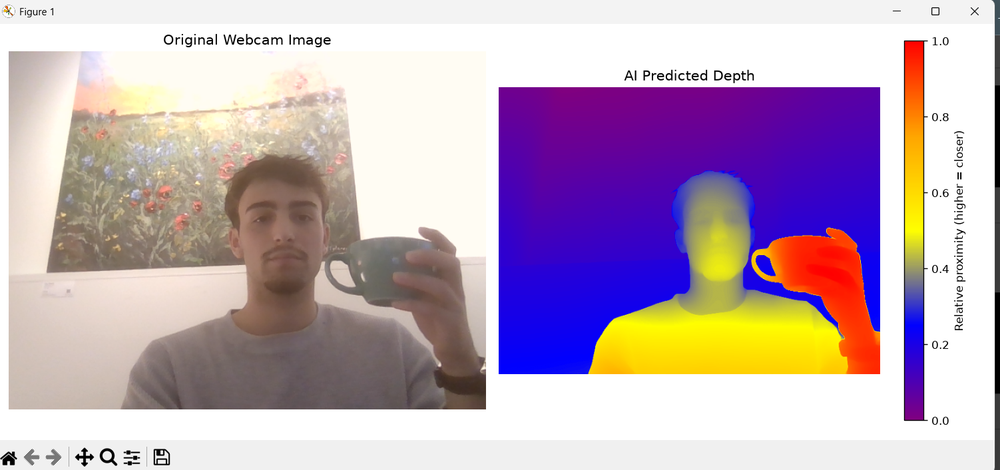
#> input picture images/AI_depthMap example.png, 1000 x 470 px, shrunk from 1502 x 706 before the run, given in place of the camera
$ python CVwithmovement.py
#> lines starting #> are read from the running program, lines starting #| are printed output that depends on the picture; after the words box and inside, x2 and y2 are one past the last pixel; in counts of white or black regions, pixels touching at a corner belong together

import cv2
import numpy as np

# ============================================================
# BLACK OBJECT TRACKING + OPTICAL FLOW
#
# Uses:
# 1. Brightness thresholding to detect black objects.
# 2. Shi-Tomasi to detect corners inside those objects.
# 3. Lucas-Kanade optical flow to track corner movement.
#
# Q = Quit
# R = Reset tracking
# C = Clear trails
# ============================================================


# STEP 1: SETTINGS

DARK_THRESHOLD = 65       # Maximum brightness considered black
MIN_OBJECT_AREA = 500     # Ignore tiny dark regions
MAX_CORNERS = 100         # Maximum tracked features
DETECT_INTERVAL = 10      # Detect new features every 10 frames


# STEP 2: CREATE A MASK FOR DARK OBJECTS

def create_dark_mask(frame):

    # Convert image to grayscale.
    gray = cv2.cvtColor(frame, cv2.COLOR_BGR2GRAY)

    # Dark pixels become white in the mask.
    # Everything brighter becomes black.
    mask = cv2.inRange(gray, 0, DARK_THRESHOLD)

    # Remove small isolated noise.
    kernel = np.ones((3, 3), dtype=np.uint8)

    mask = cv2.morphologyEx(
        mask, cv2.MORPH_OPEN, kernel
    )

    # Find connected dark regions.
    contours, _ = cv2.findContours(
        mask,
        cv2.RETR_EXTERNAL,
        cv2.CHAIN_APPROX_SIMPLE
    )

    # Create a clean black mask.
    clean_mask = np.zeros_like(gray)

    for contour in contours:

        # Ignore tiny dark objects.
        if cv2.contourArea(contour) < MIN_OBJECT_AREA:
            continue

        # Fill in substantial dark objects.
        cv2.drawContours(
            clean_mask,
            [contour],
            -1,
            255,
            thickness=-1
        )

    return clean_mask


# STEP 3: OPEN WEBCAM

camera = cv2.VideoCapture(0)

if not camera.isOpened():
    raise RuntimeError("Could not open webcam.")

success, old_frame = camera.read()
#> old_frame is the input picture: shape (470, 1000, 3); mean B, G, R 187.9, 171.4, 192.7

if not success:
    camera.release()
    raise RuntimeError("Could not capture first frame.")

old_gray = cv2.cvtColor(old_frame, cv2.COLOR_BGR2GRAY)
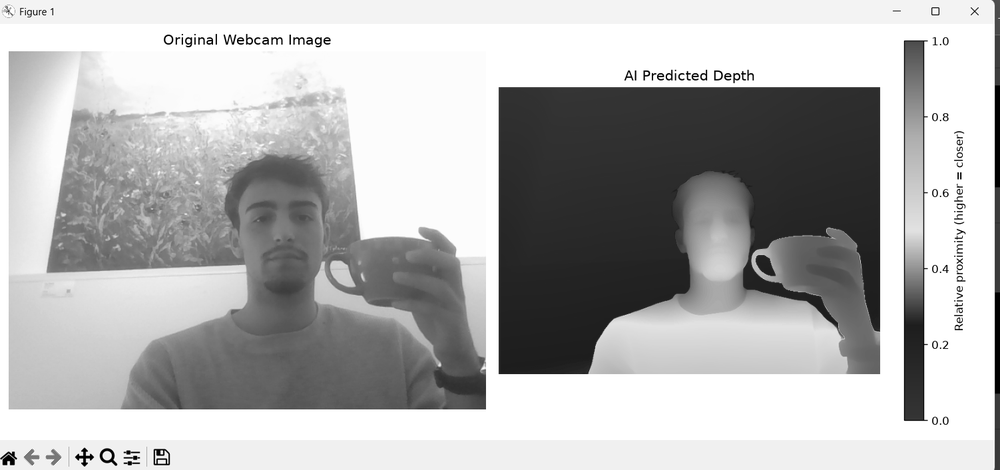
#> old_gray: shape (470, 1000); min 0, max 255, mean 179.6

# Start without any tracked points.
points = None

# Store green movement trails separately from detection masks.
trail_mask = np.zeros_like(old_frame)

frame_count = 0

print("Black object optical flow started!")
print("Q = Quit | R = Reset | C = Clear trails")


# STEP 4: PROCESS LIVE WEBCAM

while True:

    success, frame = camera.read()

    if not success:
        break

    frame_count += 1

    gray = cv2.cvtColor(frame, cv2.COLOR_BGR2GRAY)

    # Generate a fresh dark-object mask for every frame.
    dark_mask = create_dark_mask(frame)
#> in create_dark_mask, `mask = cv2.inRange(gray, 0, DARK_THRESHOLD)`:
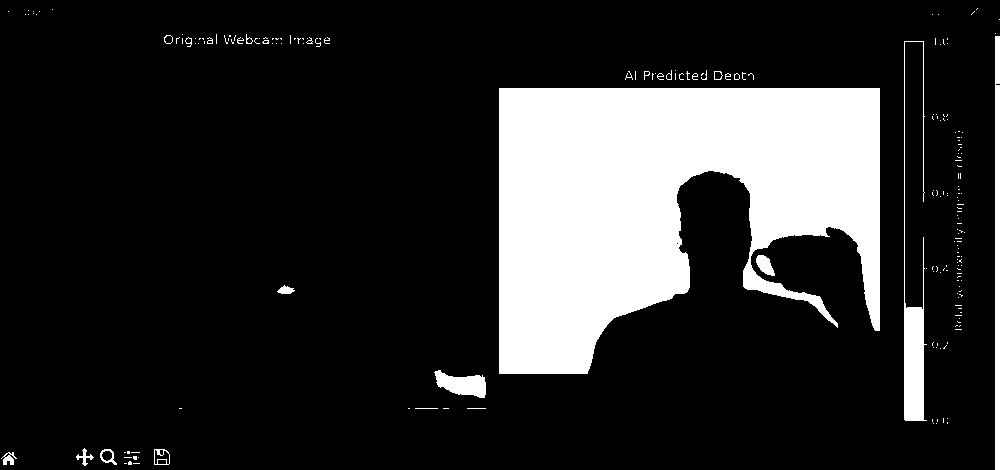
#> mask: shape (470, 1000); 17.6% white; 205 white regions (182 under 20 px), largest, box (x1, y1, x2, y2) and area: (499, 88, 880, 374) 75117, (904, 41, 927, 421) 2803, (995, 36, 1000, 470) 2166
#> in create_dark_mask, `mask = cv2.morphologyEx( mask, cv2.MORPH_OPEN, kernel )`:
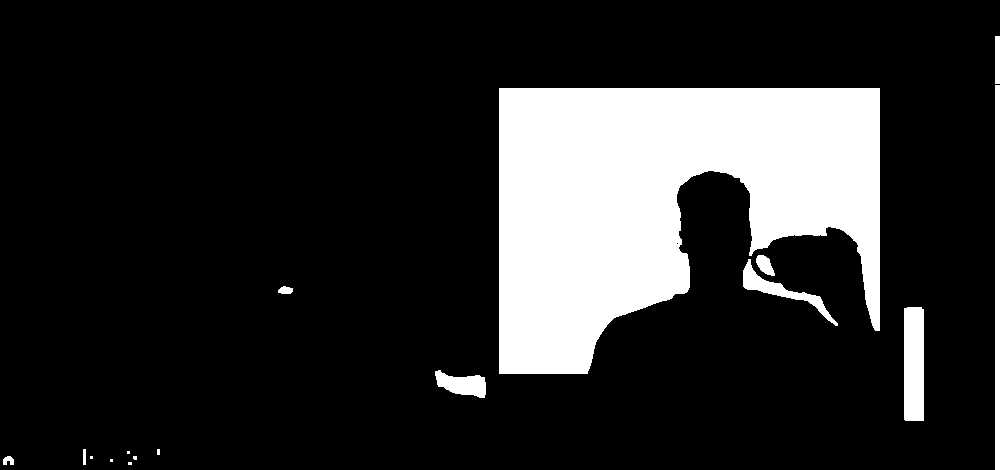
#> mask: shape (470, 1000); 17.2% white; 16 white regions (6 under 20 px)
#> in create_dark_mask, `contours, _ = cv2.findContours( mask, cv2.RETR_EXTERNAL, cv2.CHAIN_APP..`: contours = 16 contours, 6 with area under 20; largest, box (x1, y1, x2, y2) and area: (499, 88, 880, 374) 73152, (904, 307, 924, 421) 2140, (995, 85, 1000, 470) 1536, (743, 259, 838, 326) 1029, (435, 370, 486, 398) 816
#> the loop in create_dark_mask, `for contour in contours:` made 16 passes
#> contour on passes 1, 2, 4, 6, 7, 8, 15, 16: [[128, 462], [128, 464], [131, 464], [131, 462]], [[110, 459], [110, 461], [112, 461], [112, 459]], [[90, 456], [90, 458], [92, 458], [92, 456]], [[127, 451], [127, 453], [129, 453], [129, 451]], [[157, 449], [157, 454], [159, 454], [159, 449]], [[83, 449], [83, 464], [85, 464], [85, 449]], [[995, 85], [995, 469], [999, 469], [999, 85]], [[995, 36], [995, 83], [999, 83], [999, 36]]
#> after the loop in create_dark_mask, `for contour in contours:`:
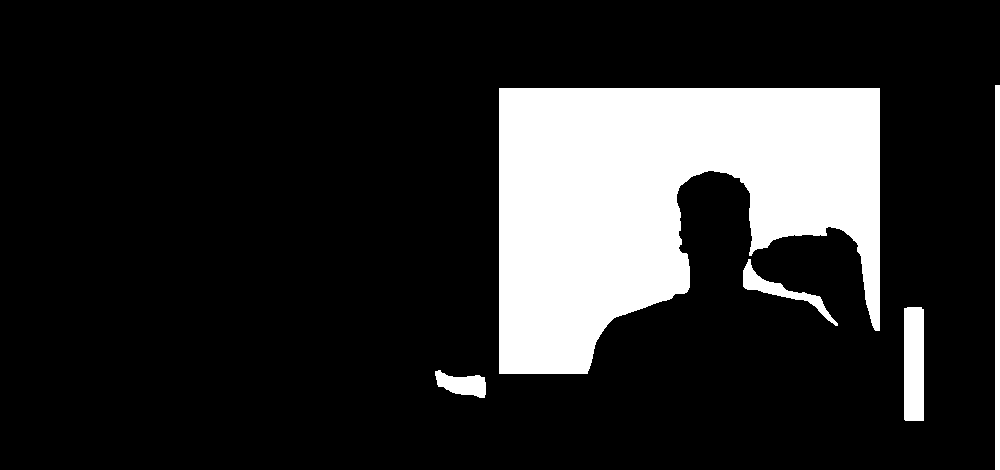
#> clean_mask: shape (470, 1000); 17.1% white; 5 white regions, box (x1, y1, x2, y2) and area: (499, 88, 880, 374) 73947, (904, 307, 924, 421) 2272, (995, 85, 1000, 470) 1925, (743, 259, 838, 326) 1146, (435, 370, 486, 398) 883


    # STEP 5: TRACK EXISTING FEATURES

    if points is not None and len(points) > 0:

        # Estimate where tracked points moved.
        new_points, status, error = cv2.calcOpticalFlowPyrLK(
            old_gray,
            gray,
            points,
            None,
            winSize=(21, 21),
            maxLevel=3
        )

        valid_new = []
        valid_old = []

        if new_points is not None and status is not None:

            for new, old, tracked in zip(
                new_points, points, status.flatten()
            ):

                # Discard features Lucas-Kanade couldn't track.
                if tracked != 1:
                    continue

                x, y = new.ravel()
                x_int, y_int = int(round(x)), int(round(y))

                # Discard points outside image boundaries.
                if not (
                    0 <= x_int < gray.shape[1]
                    and 0 <= y_int < gray.shape[0]
                ):
                    continue

                # Only keep tracked points inside dark regions.
                if dark_mask[y_int, x_int] == 0:
                    continue

                valid_new.append(new.reshape(2))
                valid_old.append(old.reshape(2))

        # Convert lists back into NumPy arrays.
        good_new = np.array(
            valid_new, dtype=np.float32
        ).reshape(-1, 2)

        good_old = np.array(
            valid_old, dtype=np.float32
        ).reshape(-1, 2)


        # STEP 6: DRAW MOVEMENT TRAILS

        for new, old in zip(good_new, good_old):

            new_x, new_y = new
            old_x, old_y = old

            a, b = int(new_x), int(new_y)
            c, d = int(old_x), int(old_y)

            # Green line shows movement between frames.
            cv2.line(
                trail_mask,
                (c, d),
                (a, b),
                (0, 255, 0),
                2
            )

        # Save successfully tracked points for the next frame.
        points = good_new.reshape(-1, 1, 2)

    else:
        points = None


    # STEP 7: PERIODICALLY DETECT NEW CORNERS

    # This allows the mouse to enter the frame at any time.
    if (
        points is None
        or len(points) < 20
        or frame_count % DETECT_INTERVAL == 0
    ):

        # Only look for new features inside dark regions.
        detection_mask = dark_mask.copy()

        # Avoid detecting multiple features at the same spot.
        if points is not None:
            for point in points:
                x, y = point.ravel()

                cv2.circle(
                    detection_mask,
                    (int(x), int(y)),
                    12,
                    0,
                    -1
                )

        # Detect additional Shi-Tomasi corners.
        new_corners = cv2.goodFeaturesToTrack(
            gray,
            maxCorners=MAX_CORNERS,
            qualityLevel=0.01,
            minDistance=7,
            mask=detection_mask
        )
#> new_corners = 30 rows, first 8: [923, 419], [499, 373], [499, 88], [878, 330], [587, 373], [836, 325], [996, 85], [996, 186]

        if new_corners is not None:

            if points is None or len(points) == 0:
                points = new_corners
#> points has the same summary as new_corners
            else:
                # Add newly found corners to existing tracks.
                points = np.concatenate(
                    (points, new_corners),
                    axis=0
                )

                # Limit total feature count.
                points = points[:MAX_CORNERS]


    # STEP 8: DRAW CURRENT FEATURE POSITIONS

    output = cv2.add(frame, trail_mask)

    if points is not None:

        for point in points:

            x, y = point.ravel()

            cv2.circle(
                output,
                (int(x), int(y)),
                4,
                (0, 255, 0),
                -1
            )
#> this loop made 30 passes
#> (x, y) on passes 1 to 12: (923, 419), (499, 373), (499, 88), (878, 330), (587, 373), (836, 325), (996, 85), (996, 186), (996, 292), (996, 393), (781, 284), (857, 251)
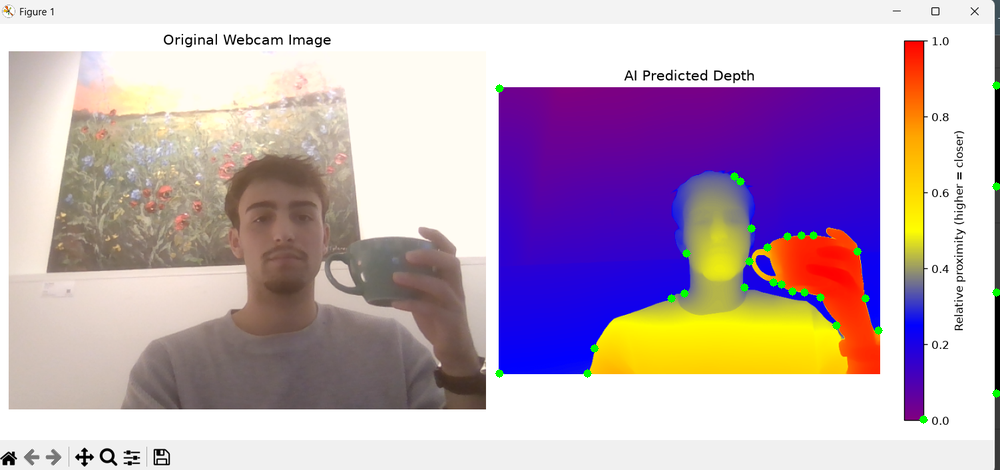
#> output: shape (470, 1000, 3); 0.31% of pixels changed, all inside (x1, y1, x2, y2) = (495, 81, 1000, 424)

        tracked_count = len(points)
#> tracked_count = 30

    else:
        tracked_count = 0

    # Display current tracking information.
    cv2.putText(
        output,
        f"Tracked corners: {tracked_count}",
        (15, 35),
        cv2.FONT_HERSHEY_SIMPLEX,
        0.8,
        (0, 255, 0),
        2
    )
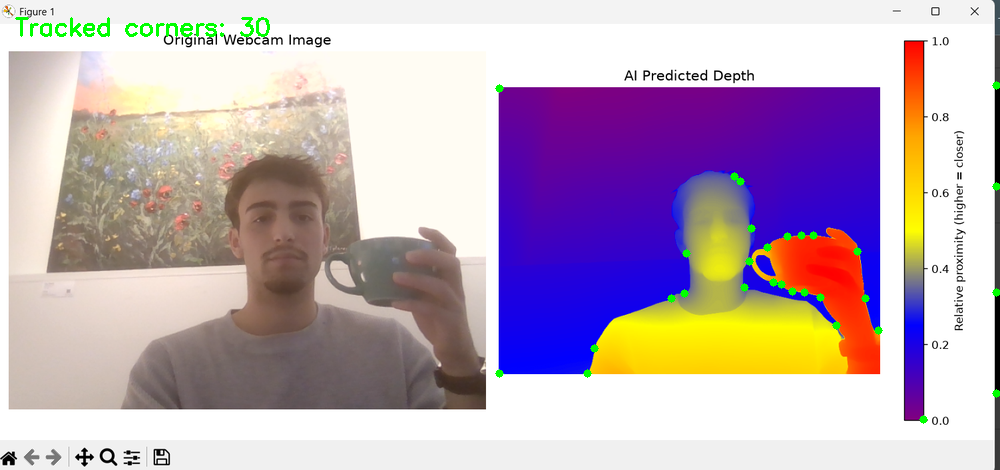
#> output: shape (470, 1000, 3); 0.34% of pixels changed, all inside (x1, y1, x2, y2) = (15, 17, 270, 37)


    # STEP 9: DISPLAY BOTH WINDOWS

    cv2.imshow("Black Mouse - Optical Flow", output)

    # White = detected dark object
    # Black = ignored pixels
    cv2.imshow("Dark Object Mask", dark_mask)


    # STEP 10: PREPARE FOR NEXT FRAME

    old_gray = gray.copy()


    # STEP 11: KEYBOARD CONTROLS

    key = cv2.waitKey(1) & 0xFF
#> (key q is pressed here)

    if key == ord("q"):
        break

    elif key == ord("r"):

        # Completely restart feature tracking.
        points = None
        trail_mask = np.zeros_like(frame)

        print("Tracking reset!")

    elif key == ord("c"):

        # Remove trails but keep tracked points.
        trail_mask = np.zeros_like(frame)

        print("Trails cleared!")


# STEP 12: CLEAN UP

camera.release()
cv2.destroyAllWindows()
